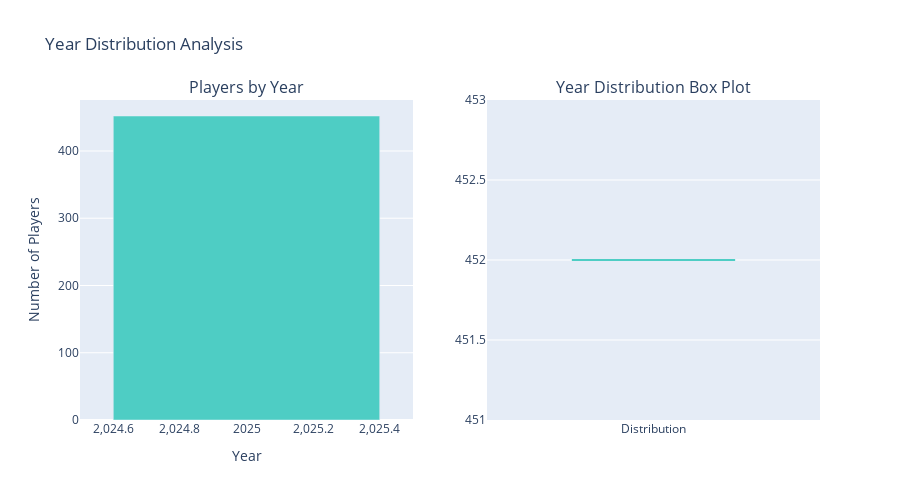

The notebook cell saved with this chart:
### Code cell
# =============================================================================
# YEAR DISTRIBUTION ANALYSIS
# =============================================================================

print("="*60)
print("YEAR DISTRIBUTION ANALYSIS")
print("="*60)

# Find year column
year_col = None
for col in ['yearID', 'Year', 'year']:
    if col in df.columns:
        year_col = col
        break

if year_col:
    year_counts = df[year_col].value_counts().sort_index()

    print(f"\n📅 Year column found: '{year_col}'")
    print(f"📊 Years covered: {year_counts.index.min()} to {year_counts.index.max()}")
    print(f"📈 Total seasons: {len(year_counts)}")
    print(f"👥 Avg players per year: {year_counts.mean():.0f}")

    # Create visualization
    fig = make_subplots(
        rows=1, cols=2,
        subplot_titles=['Players by Year', 'Year Distribution Box Plot'],
        specs=[[{'type': 'bar'}, {'type': 'box'}]]
    )

    # Bar chart
    fig.add_trace(
        go.Bar(
            x=year_counts.index,
            y=year_counts.values,
            marker_color='#4ecdc4',
            name='Players'
        ),
        row=1, col=1
    )

    # Box plot
    fig.add_trace(
        go.Box(
            y=year_counts.values,
            name='Distribution',
            marker_color='#4ecdc4',
            boxmean='sd'
        ),
        row=1, col=2
    )

    fig.update_layout(
        title_text='Year Distribution Analysis',
        height=500,
        showlegend=False
    )
    fig.update_xaxes(title_text='Year', row=1, col=1)
    fig.update_yaxes(title_text='Number of Players', row=1, col=1)

    fig.show()

    # Print year details
    print("\n📋 Year details:")
    year_details = pd.DataFrame({
        'Year': year_counts.index,
        'Players': year_counts.values,
        'Cumulative %': (year_counts.cumsum() / year_counts.sum() * 100).round(1)
    })
    display(year_details)

else:
    print("❌ No year column found in dataset")

### Figure 1 — Plotly figure (JSON) as saved in the notebook; plotly's stock layout.template omitted (floating-point values rounded to 4 significant figures)
{"data": [{"marker": {"color": "#4ecdc4"}, "name": "Players", "x": [2025], "y": [452], "type": "bar", "xaxis": "x", "yaxis": "y"}, {"boxmean": "sd", "marker": {"color": "#4ecdc4"}, "name": "Distribution", "y": [452], "type": "box", "xaxis": "x2", "yaxis": "y2"}], "layout": {"xaxis": {"anchor": "y", "domain": [0.0, 0.45], "title": {"text": "Year"}}, "yaxis": {"anchor": "x", "domain": [0.0, 1.0], "title": {"text": "Number of Players"}}, "xaxis2": {"anchor": "y2", "domain": [0.55, 1.0]}, "yaxis2": {"anchor": "x2", "domain": [0.0, 1.0]}, "annotations": [{"font": {"size": 16}, "showarrow": false, "text": "Players by Year", "x": 0.225, "xanchor": "center", "xref": "paper", "y": 1.0, "yanchor": "bottom", "yref": "paper"}, {"font": {"size": 16}, "showarrow": false, "text": "Year Distribution Box Plot", "x": 0.775, "xanchor": "center", "xref": "paper", "y": 1.0, "yanchor": "bottom", "yref": "paper"}], "title": {"text": "Year Distribution Analysis"}, "height": 500, "showlegend": false}}
